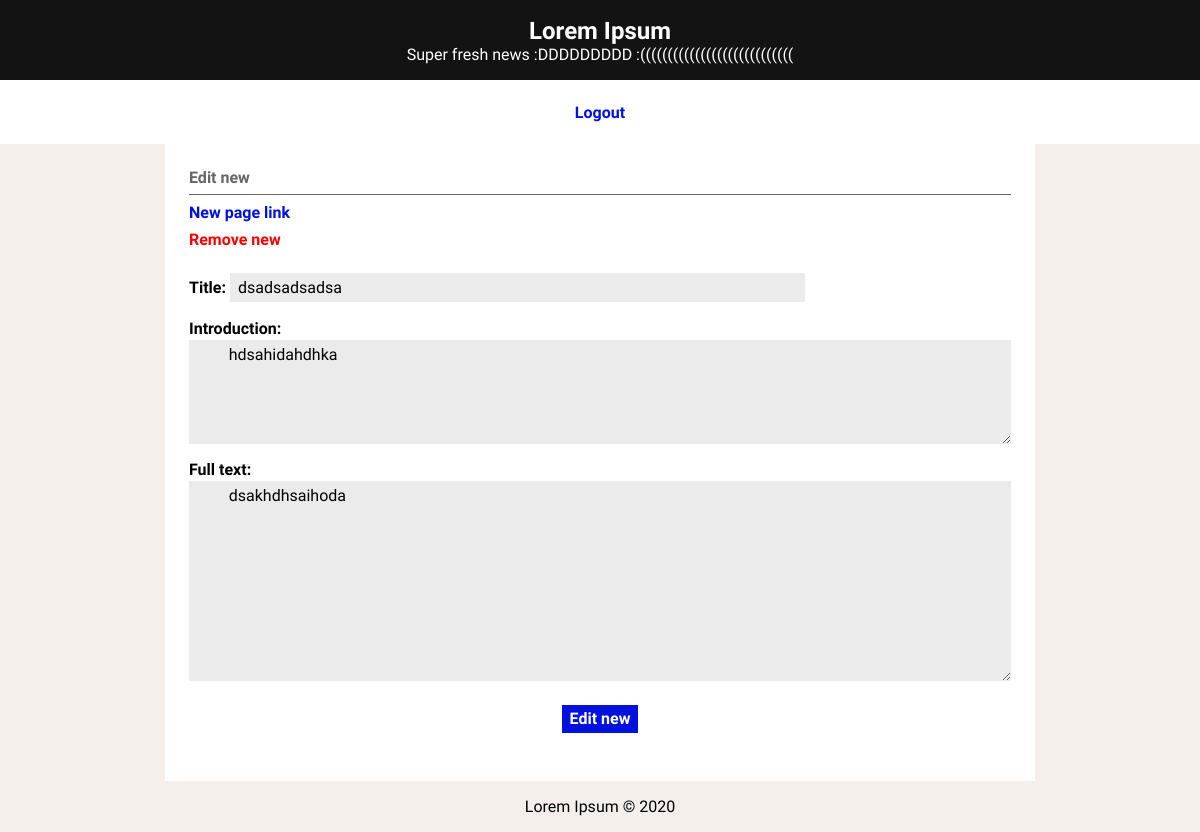
Page /exercise3/edit_news.php?id=3 (signed in) on the committed database.
### tables this page shows
CREATE TABLE news (
  id INTEGER PRIMARY KEY,
  title VARCHAR,
  published INTEGER, -- date when the article was published in epoch format
  tags VARCHAR, -- comma separated tags
  username VARCHAR REFERENCES users, -- who wrote the article
  introduction VARCHAR,
  fulltext VARCHAR
);

### exercise3/edit_news.php (called while the page is built, shortened)
<?php
    include_once('database/connection.php');
    include_once('database/news.php');
    if (isset($_GET['id']) && !empty($_GET['id'])) {
        $new = getNew($_GET['id']);
    }
    include('templates/common/header.php');
    include('templates/news/edit_news.php');
    include('templates/common/footer.php');

### exercise3/database/news.php (called while the page is built, shortened)
<?php
    function getNew($id)
    {
        global $db;
        $stmt = $db->prepare('SELECT * FROM news JOIN users USING (username) WHERE id = ?');
        $stmt->execute(array($id));
        return $stmt->fetch();
    }

### exercise3/templates/news/edit_news/form.php (the view, shortened to what this page needs)
<form id="edit-form" method="POST" action="actions/action_edit_news.php">
    <label>
        Title:
        <input name="title" type="text" value="<?=$new['title']?>"/>
    </label>
    <label for="introduction">
        Introduction:
    </label>
    <textarea id="introduction" name="introduction" rows="5">
        <?=$new['introduction']?>
    </textarea>
    <label for="fulltext">
        Full text:
    </label>
    <textarea id="fulltext" name="fulltext" rows="10">
        <?=$new['fulltext']?>
    </textarea>
    <input type="submit" value="Edit new"/>
</form>

### exercise3/css/style.css (style rules this page uses)
* { margin: 0; padding: 0; box-sizing: border-box; list-style: none; font-family: 'Piazzolla', serif; }
*, button, input { border: 0; outline: none; background: none; text-decoration: none; -webkit-font-smoothing: antialiased; }
html { background-color: var(--background); }
:root { --news-background: #ffffff; --background: #f5efeb; --header-background: #131313; --primary: #000000; --secondary: #666666; --links: #0011dd; }
#edit-form { display: flex; flex-direction: column; }
#edit-form { margin: 1.5rem 0; }
#edit-form label, #edit-form legend { font-weight: bold; }
#edit-form input[type='text'] { width: 70%; }
#edit-form input, #edit-form textarea { padding: 0.3rem 0.5rem; background-color: #ebebeb; font-size: 1rem; }
#edit-form label:not(:first-of-type) { margin-top: 1rem; }
#edit-form label { margin-bottom: 0.1rem; }
#edit-form input[type='submit'], #login form input[type='submit'] { margin: 0 auto; margin-top: 1.5rem; padding: 0.3rem 0.5rem; background-color: #0011dd; color: white; cursor: pointer; font-weight: bold; width: fit-content; }

### rows in the picture
news: title "dsadsadsadsa", introduction "hdsahidahdhka", fulltext "dsakhdhsaihoda"
